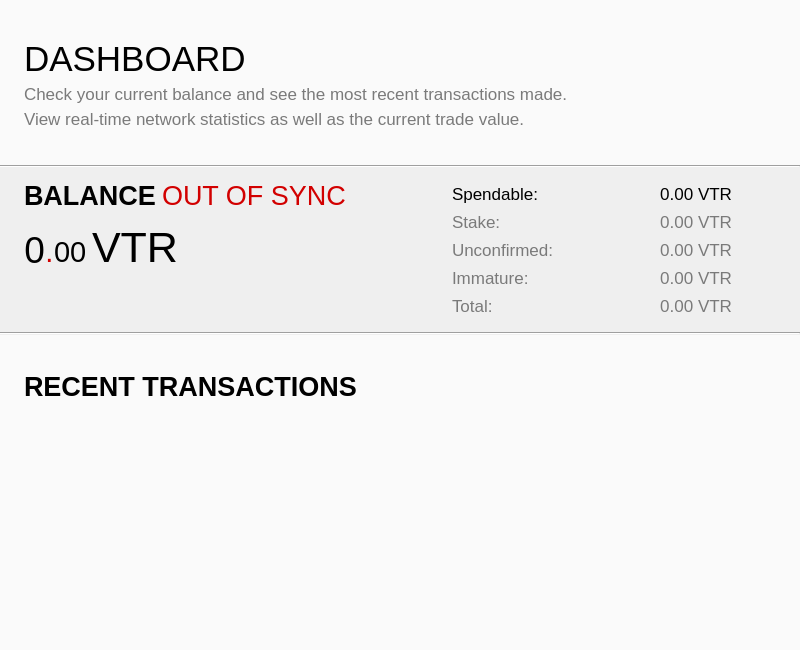
<?xml version="1.0" encoding="UTF-8"?>
<ui version="4.0">
 <class>OverviewPage</class>
 <widget class="QWidget" name="OverviewPage">
  <property name="geometry">
   <rect>
    <x>0</x>
    <y>0</y>
    <width>800</width>
    <height>650</height>
   </rect>
  </property>
  <property name="minimumSize">
   <size>
    <width>800</width>
    <height>650</height>
   </size>
  </property>
  <property name="windowOpacity">
   <double>0.200000000000000</double>
  </property>
  <layout class="QVBoxLayout" name="verticalLayout_4">
   <property name="spacing">
    <number>0</number>
   </property>
   <property name="leftMargin">
    <number>0</number>
   </property>
   <property name="topMargin">
    <number>0</number>
   </property>
   <property name="rightMargin">
    <number>0</number>
   </property>
   <property name="bottomMargin">
    <number>0</number>
   </property>
   <item>
    <widget class="QFrame" name="WalletSummaryLabel">
     <property name="styleSheet">
      <string notr="true">#WalletSummaryLabel { 
	background-color: rgb(250, 250, 250);
}</string>
     </property>
     <property name="frameShape">
      <enum>QFrame::NoFrame</enum>
     </property>
     <layout class="QVBoxLayout" name="verticalLayout_6">
      <property name="spacing">
       <number>5</number>
      </property>
      <property name="leftMargin">
       <number>24</number>
      </property>
      <property name="topMargin">
       <number>39</number>
      </property>
      <property name="rightMargin">
       <number>24</number>
      </property>
      <property name="bottomMargin">
       <number>36</number>
      </property>
      <item>
       <widget class="QFrame" name="frame_10">
        <layout class="QHBoxLayout" name="horizontalLayout_3">
         <property name="spacing">
          <number>5</number>
         </property>
         <property name="leftMargin">
          <number>0</number>
         </property>
         <property name="topMargin">
          <number>0</number>
         </property>
         <property name="rightMargin">
          <number>0</number>
         </property>
         <property name="bottomMargin">
          <number>0</number>
         </property>
         <item>
          <widget class="QLabel" name="label_9">
           <property name="font">
            <font>
             <pointsize>26</pointsize>
            </font>
           </property>
           <property name="text">
            <string>DASHBOARD</string>
           </property>
           <property name="alignment">
            <set>Qt::AlignBottom|Qt::AlignLeading|Qt::AlignLeft</set>
           </property>
          </widget>
         </item>
         <item>
          <spacer name="horizontalSpacer_5">
           <property name="orientation">
            <enum>Qt::Horizontal</enum>
           </property>
           <property name="sizeType">
            <enum>QSizePolicy::Expanding</enum>
           </property>
           <property name="sizeHint" stdset="0">
            <size>
             <width>319</width>
             <height>20</height>
            </size>
           </property>
          </spacer>
         </item>
        </layout>
       </widget>
      </item>
      <item>
       <widget class="QFrame" name="frame_11">
        <layout class="QVBoxLayout" name="verticalLayout_7">
         <property name="spacing">
          <number>5</number>
         </property>
         <property name="leftMargin">
          <number>0</number>
         </property>
         <property name="topMargin">
          <number>0</number>
         </property>
         <property name="rightMargin">
          <number>0</number>
         </property>
         <property name="bottomMargin">
          <number>0</number>
         </property>
         <item>
          <widget class="QLabel" name="label_8">
           <property name="font">
            <font>
             <pointsize>13</pointsize>
            </font>
           </property>
           <property name="styleSheet">
            <string notr="true">QLabel {color: rgb(122, 122, 122);	 }

</string>
           </property>
           <property name="text">
            <string>Check your current balance and see the most recent transactions made.</string>
           </property>
          </widget>
         </item>
         <item>
          <widget class="QLabel" name="label_10">
           <property name="font">
            <font>
             <pointsize>13</pointsize>
            </font>
           </property>
           <property name="styleSheet">
            <string notr="true">QLabel {color: rgb(122, 122, 122);	 }

</string>
           </property>
           <property name="text">
            <string>View real-time network statistics as well as the current trade value.</string>
           </property>
          </widget>
         </item>
        </layout>
       </widget>
      </item>
     </layout>
    </widget>
   </item>
   <item>
    <widget class="Line" name="line_2">
     <property name="orientation">
      <enum>Qt::Horizontal</enum>
     </property>
    </widget>
   </item>
   <item>
    <widget class="QFrame" name="frame">
     <layout class="QHBoxLayout" name="horizontalLayout_2">
      <property name="spacing">
       <number>0</number>
      </property>
      <property name="leftMargin">
       <number>0</number>
      </property>
      <property name="topMargin">
       <number>12</number>
      </property>
      <property name="rightMargin">
       <number>68</number>
      </property>
      <property name="bottomMargin">
       <number>12</number>
      </property>
      <item>
       <widget class="QFrame" name="frame_3">
        <property name="sizePolicy">
         <sizepolicy hsizetype="Expanding" vsizetype="Fixed">
          <horstretch>0</horstretch>
          <verstretch>0</verstretch>
         </sizepolicy>
        </property>
        <property name="minimumSize">
         <size>
          <width>400</width>
          <height>140</height>
         </size>
        </property>
        <property name="frameShape">
         <enum>QFrame::NoFrame</enum>
        </property>
        <property name="frameShadow">
         <enum>QFrame::Raised</enum>
        </property>
        <layout class="QVBoxLayout" name="verticalLayout_5">
         <property name="spacing">
          <number>0</number>
         </property>
         <property name="leftMargin">
          <number>24</number>
         </property>
         <property name="topMargin">
          <number>0</number>
         </property>
         <item>
          <widget class="QFrame" name="frame_4">
           <layout class="QHBoxLayout" name="horizontalLayout_21">
            <property name="spacing">
             <number>6</number>
            </property>
            <property name="leftMargin">
             <number>0</number>
            </property>
            <property name="topMargin">
             <number>0</number>
            </property>
            <property name="rightMargin">
             <number>0</number>
            </property>
            <property name="bottomMargin">
             <number>0</number>
            </property>
            <item>
             <widget class="QLabel" name="label_5">
              <property name="font">
               <font>
                <pointsize>20</pointsize>
                <weight>75</weight>
                <bold>true</bold>
               </font>
              </property>
              <property name="text">
               <string>BALANCE</string>
              </property>
             </widget>
            </item>
            <item>
             <widget class="QLabel" name="labelWalletStatus">
              <property name="font">
               <font>
                <pointsize>20</pointsize>
               </font>
              </property>
              <property name="toolTip">
               <string>The displayed information may be out of date. Your wallet automatically synchronizes with the vTorrent network after a connection is established, but this process has not completed yet.</string>
              </property>
              <property name="styleSheet">
               <string notr="true">QLabel {color: rgb(210, 0, 0); }

</string>
              </property>
              <property name="text">
               <string notr="true">OUT OF SYNC</string>
              </property>
              <property name="alignment">
               <set>Qt::AlignBottom|Qt::AlignLeading|Qt::AlignLeft</set>
              </property>
             </widget>
            </item>
            <item>
             <spacer name="horizontalSpacer_6">
              <property name="orientation">
               <enum>Qt::Horizontal</enum>
              </property>
              <property name="sizeHint" stdset="0">
               <size>
                <width>40</width>
                <height>20</height>
               </size>
              </property>
             </spacer>
            </item>
           </layout>
          </widget>
         </item>
         <item>
          <widget class="QFrame" name="frame_8">
           <property name="sizePolicy">
            <sizepolicy hsizetype="Preferred" vsizetype="Expanding">
             <horstretch>0</horstretch>
             <verstretch>0</verstretch>
            </sizepolicy>
           </property>
           <layout class="QHBoxLayout" name="horizontalLayout_10">
            <property name="spacing">
             <number>5</number>
            </property>
            <property name="leftMargin">
             <number>0</number>
            </property>
            <property name="topMargin">
             <number>12</number>
            </property>
            <property name="rightMargin">
             <number>0</number>
            </property>
            <property name="bottomMargin">
             <number>0</number>
            </property>
            <item>
             <layout class="QHBoxLayout" name="horizontalLayout">
              <property name="spacing">
               <number>0</number>
              </property>
              <property name="leftMargin">
               <number>0</number>
              </property>
              <item>
               <widget class="QFrame" name="frame_12">
                <property name="frameShadow">
                 <enum>QFrame::Raised</enum>
                </property>
                <layout class="QVBoxLayout" name="verticalLayout_8">
                 <property name="leftMargin">
                  <number>0</number>
                 </property>
                 <property name="topMargin">
                  <number>0</number>
                 </property>
                 <property name="rightMargin">
                  <number>0</number>
                 </property>
                 <property name="bottomMargin">
                  <number>1</number>
                 </property>
                 <item>
                  <widget class="QLabel" name="qoutientBalance">
                   <property name="font">
                    <font>
                     <pointsize>28</pointsize>
                    </font>
                   </property>
                   <property name="text">
                    <string>0</string>
                   </property>
                   <property name="alignment">
                    <set>Qt::AlignBottom|Qt::AlignRight|Qt::AlignTrailing</set>
                   </property>
                  </widget>
                 </item>
                </layout>
               </widget>
              </item>
              <item>
               <widget class="QFrame" name="frame_9">
                <layout class="QHBoxLayout" name="horizontalLayout_11">
                 <property name="spacing">
                  <number>0</number>
                 </property>
                 <property name="leftMargin">
                  <number>0</number>
                 </property>
                 <property name="topMargin">
                  <number>0</number>
                 </property>
                 <property name="rightMargin">
                  <number>0</number>
                 </property>
                 <property name="bottomMargin">
                  <number>3</number>
                 </property>
                 <item>
                  <widget class="QLabel" name="label_7">
                   <property name="font">
                    <font>
                     <pointsize>22</pointsize>
                    </font>
                   </property>
                   <property name="styleSheet">
                    <string notr="true">QLabel {color: rgb(210, 0, 0); }

</string>
                   </property>
                   <property name="text">
                    <string>.</string>
                   </property>
                   <property name="alignment">
                    <set>Qt::AlignBottom|Qt::AlignHCenter</set>
                   </property>
                  </widget>
                 </item>
                 <item>
                  <widget class="QLabel" name="remainderBalance">
                   <property name="font">
                    <font>
                     <pointsize>22</pointsize>
                    </font>
                   </property>
                   <property name="text">
                    <string>00</string>
                   </property>
                   <property name="alignment">
                    <set>Qt::AlignBottom|Qt::AlignLeading|Qt::AlignLeft</set>
                   </property>
                  </widget>
                 </item>
                </layout>
               </widget>
              </item>
             </layout>
            </item>
            <item>
             <widget class="QLabel" name="vtrlabel">
              <property name="font">
               <font>
                <pointsize>32</pointsize>
                <weight>50</weight>
                <bold>false</bold>
               </font>
              </property>
              <property name="text">
               <string>VTR</string>
              </property>
              <property name="alignment">
               <set>Qt::AlignBottom|Qt::AlignLeading|Qt::AlignLeft</set>
              </property>
             </widget>
            </item>
            <item>
             <spacer name="horizontalSpacer">
              <property name="orientation">
               <enum>Qt::Horizontal</enum>
              </property>
              <property name="sizeHint" stdset="0">
               <size>
                <width>155</width>
                <height>20</height>
               </size>
              </property>
             </spacer>
            </item>
           </layout>
          </widget>
         </item>
         <item>
          <widget class="QFrame" name="frame_20">
           <layout class="QHBoxLayout" name="horizontalLayout_18">
            <property name="leftMargin">
             <number>2</number>
            </property>
            <property name="topMargin">
             <number>9</number>
            </property>
            <property name="rightMargin">
             <number>0</number>
            </property>
            <property name="bottomMargin">
             <number>0</number>
            </property>
            <item>
             <spacer name="horizontalSpacer_2">
              <property name="orientation">
               <enum>Qt::Horizontal</enum>
              </property>
              <property name="sizeHint" stdset="0">
               <size>
                <width>40</width>
                <height>20</height>
               </size>
              </property>
             </spacer>
            </item>
           </layout>
          </widget>
         </item>
         <item>
          <spacer name="verticalSpacer">
           <property name="orientation">
            <enum>Qt::Vertical</enum>
           </property>
           <property name="sizeHint" stdset="0">
            <size>
             <width>20</width>
             <height>40</height>
            </size>
           </property>
          </spacer>
         </item>
        </layout>
       </widget>
      </item>
      <item>
       <widget class="QFrame" name="frame_2">
        <property name="maximumSize">
         <size>
          <width>335</width>
          <height>140</height>
         </size>
        </property>
        <layout class="QVBoxLayout" name="verticalLayout_3">
         <property name="spacing">
          <number>0</number>
         </property>
         <property name="leftMargin">
          <number>0</number>
         </property>
         <property name="topMargin">
          <number>0</number>
         </property>
         <property name="rightMargin">
          <number>0</number>
         </property>
         <property name="bottomMargin">
          <number>0</number>
         </property>
         <item>
          <widget class="QFrame" name="frame">
           <property name="minimumSize">
            <size>
             <width>0</width>
             <height>28</height>
            </size>
           </property>
           <layout class="QHBoxLayout" name="horizontalLayout_4">
            <property name="spacing">
             <number>0</number>
            </property>
            <property name="leftMargin">
             <number>0</number>
            </property>
            <property name="topMargin">
             <number>0</number>
            </property>
            <property name="rightMargin">
             <number>0</number>
            </property>
            <property name="bottomMargin">
             <number>0</number>
            </property>
            <item>
             <widget class="QLabel" name="label">
              <property name="minimumSize">
               <size>
                <width>120</width>
                <height>0</height>
               </size>
              </property>
              <property name="maximumSize">
               <size>
                <width>120</width>
                <height>16777215</height>
               </size>
              </property>
              <property name="font">
               <font>
                <pointsize>13</pointsize>
               </font>
              </property>
              <property name="text">
               <string>Spendable:</string>
              </property>
             </widget>
            </item>
            <item>
             <widget class="QLabel" name="labelBalance">
              <property name="minimumSize">
               <size>
                <width>160</width>
                <height>0</height>
               </size>
              </property>
              <property name="maximumSize">
               <size>
                <width>160</width>
                <height>16777215</height>
               </size>
              </property>
              <property name="font">
               <font>
                <pointsize>13</pointsize>
               </font>
              </property>
              <property name="cursor">
               <cursorShape>IBeamCursor</cursorShape>
              </property>
              <property name="toolTip">
               <string>Your current spendable balance</string>
              </property>
              <property name="text">
               <string notr="true">0.00 VTR</string>
              </property>
              <property name="alignment">
               <set>Qt::AlignRight|Qt::AlignTrailing|Qt::AlignVCenter</set>
              </property>
              <property name="textInteractionFlags">
               <set>Qt::LinksAccessibleByMouse|Qt::TextSelectableByKeyboard|Qt::TextSelectableByMouse</set>
              </property>
             </widget>
            </item>
           </layout>
          </widget>
         </item>
         <item>
          <widget class="QFrame" name="frame">
           <property name="minimumSize">
            <size>
             <width>0</width>
             <height>28</height>
            </size>
           </property>
           <layout class="QHBoxLayout" name="horizontalLayout_5">
            <property name="spacing">
             <number>0</number>
            </property>
            <property name="leftMargin">
             <number>0</number>
            </property>
            <property name="topMargin">
             <number>0</number>
            </property>
            <property name="rightMargin">
             <number>0</number>
            </property>
            <property name="bottomMargin">
             <number>0</number>
            </property>
            <item>
             <widget class="QLabel" name="label_6">
              <property name="minimumSize">
               <size>
                <width>120</width>
                <height>0</height>
               </size>
              </property>
              <property name="maximumSize">
               <size>
                <width>120</width>
                <height>16777215</height>
               </size>
              </property>
              <property name="font">
               <font>
                <pointsize>13</pointsize>
               </font>
              </property>
              <property name="styleSheet">
               <string notr="true">QLabel {color: rgb(122, 122, 122);	 }

</string>
              </property>
              <property name="text">
               <string>Stake:</string>
              </property>
             </widget>
            </item>
            <item>
             <widget class="QLabel" name="labelStake">
              <property name="minimumSize">
               <size>
                <width>160</width>
                <height>0</height>
               </size>
              </property>
              <property name="maximumSize">
               <size>
                <width>160</width>
                <height>16777215</height>
               </size>
              </property>
              <property name="font">
               <font>
                <pointsize>13</pointsize>
               </font>
              </property>
              <property name="cursor">
               <cursorShape>IBeamCursor</cursorShape>
              </property>
              <property name="toolTip">
               <string>Total of coins that was staked, and do not yet count toward the current balance</string>
              </property>
              <property name="styleSheet">
               <string notr="true">QLabel {color: rgb(122, 122, 122);	 }

</string>
              </property>
              <property name="text">
               <string notr="true">0.00 VTR</string>
              </property>
              <property name="alignment">
               <set>Qt::AlignRight|Qt::AlignTrailing|Qt::AlignVCenter</set>
              </property>
              <property name="textInteractionFlags">
               <set>Qt::LinksAccessibleByMouse|Qt::TextSelectableByKeyboard|Qt::TextSelectableByMouse</set>
              </property>
             </widget>
            </item>
           </layout>
          </widget>
         </item>
         <item>
          <widget class="QFrame" name="frame">
           <property name="minimumSize">
            <size>
             <width>0</width>
             <height>28</height>
            </size>
           </property>
           <layout class="QHBoxLayout" name="horizontalLayout_7">
            <property name="spacing">
             <number>0</number>
            </property>
            <property name="leftMargin">
             <number>0</number>
            </property>
            <property name="topMargin">
             <number>0</number>
            </property>
            <property name="rightMargin">
             <number>0</number>
            </property>
            <property name="bottomMargin">
             <number>0</number>
            </property>
            <item>
             <widget class="QLabel" name="label_3">
              <property name="minimumSize">
               <size>
                <width>120</width>
                <height>0</height>
               </size>
              </property>
              <property name="maximumSize">
               <size>
                <width>120</width>
                <height>16777215</height>
               </size>
              </property>
              <property name="font">
               <font>
                <pointsize>13</pointsize>
               </font>
              </property>
              <property name="styleSheet">
               <string notr="true">QLabel {color: rgb(122, 122, 122);	 }

</string>
              </property>
              <property name="text">
               <string>Unconfirmed:</string>
              </property>
             </widget>
            </item>
            <item>
             <widget class="QLabel" name="labelUnconfirmed">
              <property name="minimumSize">
               <size>
                <width>160</width>
                <height>0</height>
               </size>
              </property>
              <property name="maximumSize">
               <size>
                <width>160</width>
                <height>16777215</height>
               </size>
              </property>
              <property name="font">
               <font>
                <pointsize>13</pointsize>
               </font>
              </property>
              <property name="cursor">
               <cursorShape>IBeamCursor</cursorShape>
              </property>
              <property name="toolTip">
               <string>Total of transactions that have yet to be confirmed, and do not yet count toward the current balance</string>
              </property>
              <property name="styleSheet">
               <string notr="true">QLabel {color: rgb(122, 122, 122);	 }

</string>
              </property>
              <property name="text">
               <string notr="true">0.00 VTR</string>
              </property>
              <property name="alignment">
               <set>Qt::AlignRight|Qt::AlignTrailing|Qt::AlignVCenter</set>
              </property>
              <property name="textInteractionFlags">
               <set>Qt::LinksAccessibleByMouse|Qt::TextSelectableByKeyboard|Qt::TextSelectableByMouse</set>
              </property>
             </widget>
            </item>
           </layout>
          </widget>
         </item>
         <item>
          <widget class="QFrame" name="frame">
           <property name="minimumSize">
            <size>
             <width>0</width>
             <height>28</height>
            </size>
           </property>
           <layout class="QHBoxLayout" name="horizontalLayout_8">
            <property name="spacing">
             <number>0</number>
            </property>
            <property name="leftMargin">
             <number>0</number>
            </property>
            <property name="topMargin">
             <number>0</number>
            </property>
            <property name="rightMargin">
             <number>0</number>
            </property>
            <property name="bottomMargin">
             <number>0</number>
            </property>
            <item>
             <widget class="QLabel" name="labelImmatureText">
              <property name="minimumSize">
               <size>
                <width>120</width>
                <height>0</height>
               </size>
              </property>
              <property name="maximumSize">
               <size>
                <width>120</width>
                <height>16777215</height>
               </size>
              </property>
              <property name="font">
               <font>
                <pointsize>13</pointsize>
               </font>
              </property>
              <property name="styleSheet">
               <string notr="true">QLabel {color: rgb(122, 122, 122);	 }

</string>
              </property>
              <property name="text">
               <string>Immature:</string>
              </property>
             </widget>
            </item>
            <item>
             <widget class="QLabel" name="labelImmature">
              <property name="minimumSize">
               <size>
                <width>160</width>
                <height>0</height>
               </size>
              </property>
              <property name="maximumSize">
               <size>
                <width>160</width>
                <height>16777215</height>
               </size>
              </property>
              <property name="font">
               <font>
                <pointsize>13</pointsize>
               </font>
              </property>
              <property name="toolTip">
               <string>Mined balance that has not yet matured</string>
              </property>
              <property name="styleSheet">
               <string notr="true">QLabel {color: rgb(122, 122, 122);	 }

</string>
              </property>
              <property name="text">
               <string notr="true">0.00 VTR</string>
              </property>
              <property name="alignment">
               <set>Qt::AlignRight|Qt::AlignTrailing|Qt::AlignVCenter</set>
              </property>
              <property name="textInteractionFlags">
               <set>Qt::LinksAccessibleByMouse|Qt::TextSelectableByKeyboard|Qt::TextSelectableByMouse</set>
              </property>
             </widget>
            </item>
           </layout>
          </widget>
         </item>
         <item>
          <widget class="QFrame" name="totalFrame">
           <property name="minimumSize">
            <size>
             <width>0</width>
             <height>28</height>
            </size>
           </property>
           <layout class="QHBoxLayout" name="horizontalLayout_9">
            <property name="spacing">
             <number>0</number>
            </property>
            <property name="leftMargin">
             <number>0</number>
            </property>
            <property name="topMargin">
             <number>0</number>
            </property>
            <property name="rightMargin">
             <number>0</number>
            </property>
            <property name="bottomMargin">
             <number>0</number>
            </property>
            <item>
             <widget class="QLabel" name="labelTotalText">
              <property name="minimumSize">
               <size>
                <width>120</width>
                <height>0</height>
               </size>
              </property>
              <property name="maximumSize">
               <size>
                <width>120</width>
                <height>16777215</height>
               </size>
              </property>
              <property name="font">
               <font>
                <pointsize>13</pointsize>
               </font>
              </property>
              <property name="styleSheet">
               <string notr="true">QLabel {color: rgb(122, 122, 122);	 }
</string>
              </property>
              <property name="text">
               <string>Total:</string>
              </property>
             </widget>
            </item>
            <item>
             <widget class="QLabel" name="labelTotal">
              <property name="minimumSize">
               <size>
                <width>160</width>
                <height>0</height>
               </size>
              </property>
              <property name="maximumSize">
               <size>
                <width>160</width>
                <height>16777215</height>
               </size>
              </property>
              <property name="font">
               <font>
                <pointsize>13</pointsize>
               </font>
              </property>
              <property name="cursor">
               <cursorShape>IBeamCursor</cursorShape>
              </property>
              <property name="toolTip">
               <string>Your current total balance</string>
              </property>
              <property name="styleSheet">
               <string notr="true">QLabel {color: rgb(122, 122, 122);	 }
</string>
              </property>
              <property name="text">
               <string notr="true">0.00 VTR</string>
              </property>
              <property name="alignment">
               <set>Qt::AlignRight|Qt::AlignTrailing|Qt::AlignVCenter</set>
              </property>
              <property name="textInteractionFlags">
               <set>Qt::LinksAccessibleByMouse|Qt::TextSelectableByKeyboard|Qt::TextSelectableByMouse</set>
              </property>
             </widget>
            </item>
           </layout>
          </widget>
         </item>
        </layout>
       </widget>
      </item>
     </layout>
    </widget>
   </item>
   <item>
    <widget class="Line" name="line">
     <property name="orientation">
      <enum>Qt::Horizontal</enum>
     </property>
    </widget>
   </item>
   <item>
    <widget class="QFrame" name="bottomSection">
     <property name="styleSheet">
      <string notr="true">#bottomSection { 
	background-color: rgb(250, 250, 250);
}</string>
     </property>
     <property name="frameShape">
      <enum>QFrame::NoFrame</enum>
     </property>
     <layout class="QHBoxLayout" name="horizontalLayout_6">
      <property name="spacing">
       <number>0</number>
      </property>
      <property name="leftMargin">
       <number>0</number>
      </property>
      <property name="topMargin">
       <number>0</number>
      </property>
      <property name="rightMargin">
       <number>0</number>
      </property>
      <property name="bottomMargin">
       <number>0</number>
      </property>
      <item>
       <widget class="QFrame" name="frame_5">
        <property name="minimumSize">
         <size>
          <width>400</width>
          <height>0</height>
         </size>
        </property>
        <property name="maximumSize">
         <size>
          <width>400</width>
          <height>16777215</height>
         </size>
        </property>
        <property name="styleSheet">
         <string notr="true"/>
        </property>
        <property name="frameShape">
         <enum>QFrame::NoFrame</enum>
        </property>
        <layout class="QVBoxLayout" name="verticalLayout">
         <property name="spacing">
          <number>21</number>
         </property>
         <property name="leftMargin">
          <number>24</number>
         </property>
         <property name="topMargin">
          <number>36</number>
         </property>
         <item>
          <widget class="QLabel" name="label_2">
           <property name="font">
            <font>
             <pointsize>20</pointsize>
             <weight>75</weight>
             <bold>true</bold>
            </font>
           </property>
           <property name="text">
            <string>RECENT TRANSACTIONS</string>
           </property>
          </widget>
         </item>
         <item>
          <widget class="QListView" name="listTransactions">
           <property name="minimumSize">
            <size>
             <width>300</width>
             <height>0</height>
            </size>
           </property>
           <property name="font">
            <font>
             <pointsize>13</pointsize>
            </font>
           </property>
           <property name="cursor" stdset="0">
            <cursorShape>PointingHandCursor</cursorShape>
           </property>
           <property name="mouseTracking">
            <bool>false</bool>
           </property>
           <property name="styleSheet">
            <string notr="true">#listTransactions { background-color: transparent; }
</string>
           </property>
           <property name="frameShape">
            <enum>QFrame::NoFrame</enum>
           </property>
           <property name="frameShadow">
            <enum>QFrame::Plain</enum>
           </property>
           <property name="verticalScrollBarPolicy">
            <enum>Qt::ScrollBarAlwaysOff</enum>
           </property>
           <property name="horizontalScrollBarPolicy">
            <enum>Qt::ScrollBarAlwaysOff</enum>
           </property>
           <property name="editTriggers">
            <set>QAbstractItemView::NoEditTriggers</set>
           </property>
           <property name="selectionMode">
            <enum>QAbstractItemView::NoSelection</enum>
           </property>
          </widget>
         </item>
        </layout>
       </widget>
      </item>
      <item>
       <spacer name="horizontalSpacer_3">
        <property name="orientation">
         <enum>Qt::Horizontal</enum>
        </property>
        <property name="sizeHint" stdset="0">
         <size>
          <width>0</width>
          <height>20</height>
         </size>
        </property>
       </spacer>
      </item>
     </layout>
    </widget>
   </item>
  </layout>
  <zorder>frame</zorder>
  <zorder>bottomSection</zorder>
  <zorder>WalletSummaryLabel</zorder>
  <zorder>line</zorder>
  <zorder>line_2</zorder>
 </widget>
 <resources/>
 <connections/>
</ui>
